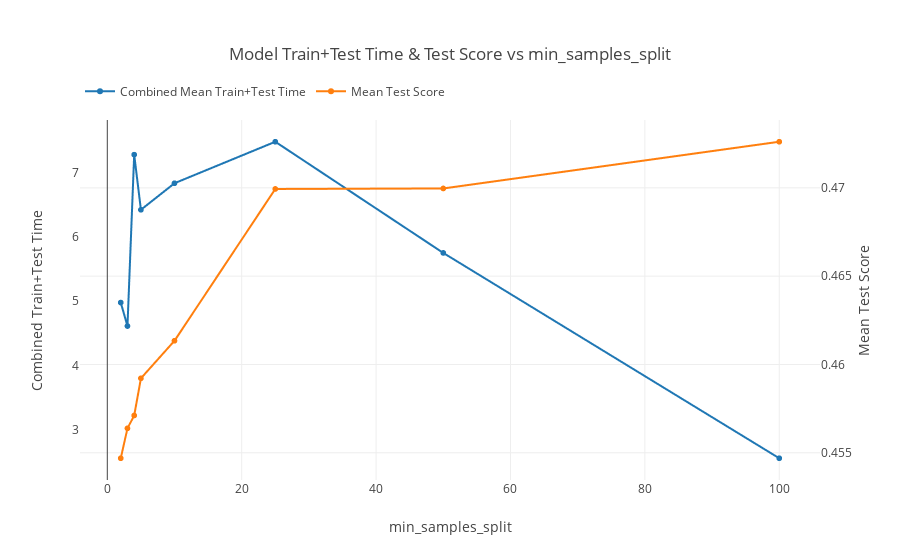

Write notebook code for a chart like this one.
### Code cell
plot_cv(results, param='min_samples_split')

### Figure 1 — Plotly figure (JSON) as saved in the notebook; plotly's stock layout.template omitted (floating-point values rounded to 4 significant figures)
{"data": [{"mode": "lines+markers", "name": "Combined Mean Train+Test Time", "type": "scattergl", "uid": "2f2ccdec-ab6e-11e9-8341-e442a6f8adc6", "x": [2, 3, 4, 5, 10, 25, 50, 100], "y": [4.98, 4.614, 7.282, 6.424, 6.837, 7.482, 5.752, 2.557]}, {"mode": "lines+markers", "name": "Mean Test Score", "type": "scattergl", "uid": "2f2ccded-ab6e-11e9-b369-e442a6f8adc6", "x": [2, 3, 4, 5, 10, 25, 50, 100], "y": [0.4547, 0.4564, 0.4571, 0.4592, 0.4613, 0.4699, 0.47, 0.4726], "yaxis": "y2"}], "layout": {"legend": {"orientation": "h", "y": 1.12}, "margin": {"t": 120}, "title": "Model Train+Test Time & Test Score vs min_samples_split", "xaxis": {"title": "min_samples_split"}, "yaxis": {"title": "Combined Train+Test Time"}, "yaxis2": {"side": "right", "title": "Mean Test Score"}}}
